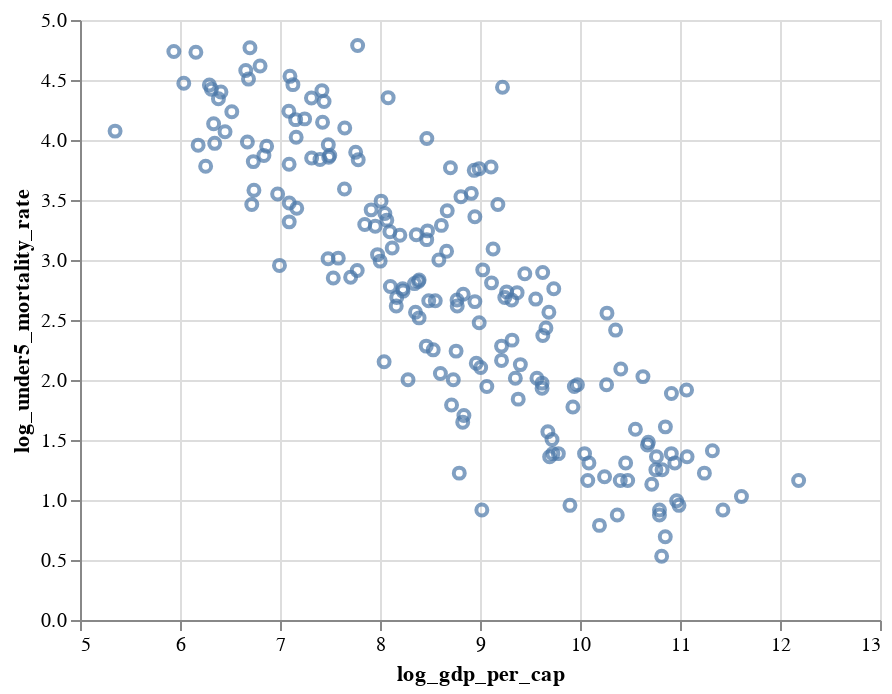

Notebook code cell kept with this figure:
### Code cell
alt.Chart(world).mark_point().encode(
    x=alt.X("log_gdp_per_cap", scale=alt.Scale(zero=False)),
    y="log_under5_mortality_rate",
)

### Figure 1 — Vega-Lite specification as saved in the notebook (floating-point values rounded to 4 significant figures; data arrays with more than 128 entries replaced by an {"elided": "..."} marker saying what was removed)
{"config": {"view": {"continuousWidth": 400, "continuousHeight": 300}}, "data": {"name": "data-9b248e98e8fbe34083e268c366afb5fd"}, "mark": "point", "encoding": {"x": {"field": "log_gdp_per_cap", "scale": {"zero": false}, "type": "quantitative"}, "y": {"field": "log_under5_mortality_rate", "type": "quantitative"}}, "$schema": "https://vega.github.io/schema/vega-lite/v4.17.0.json", "datasets": {"data-9b248e98e8fbe34083e268c366afb5fd": {"elided": "217 records"}}}
